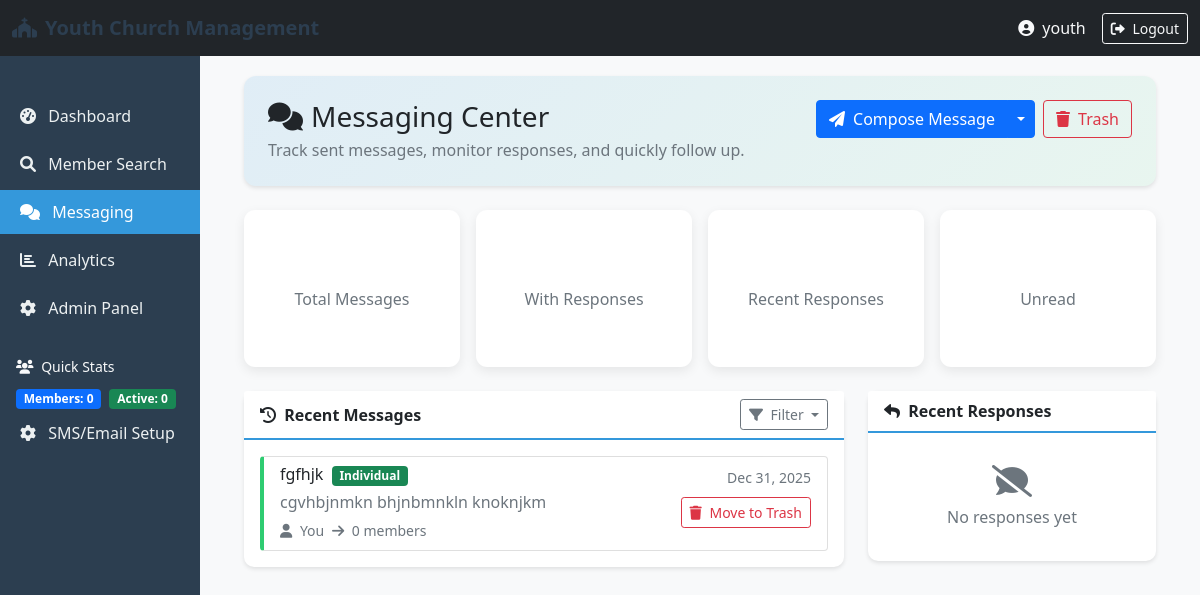
Before: /portal/messaging/ (signed in) with the older database file.
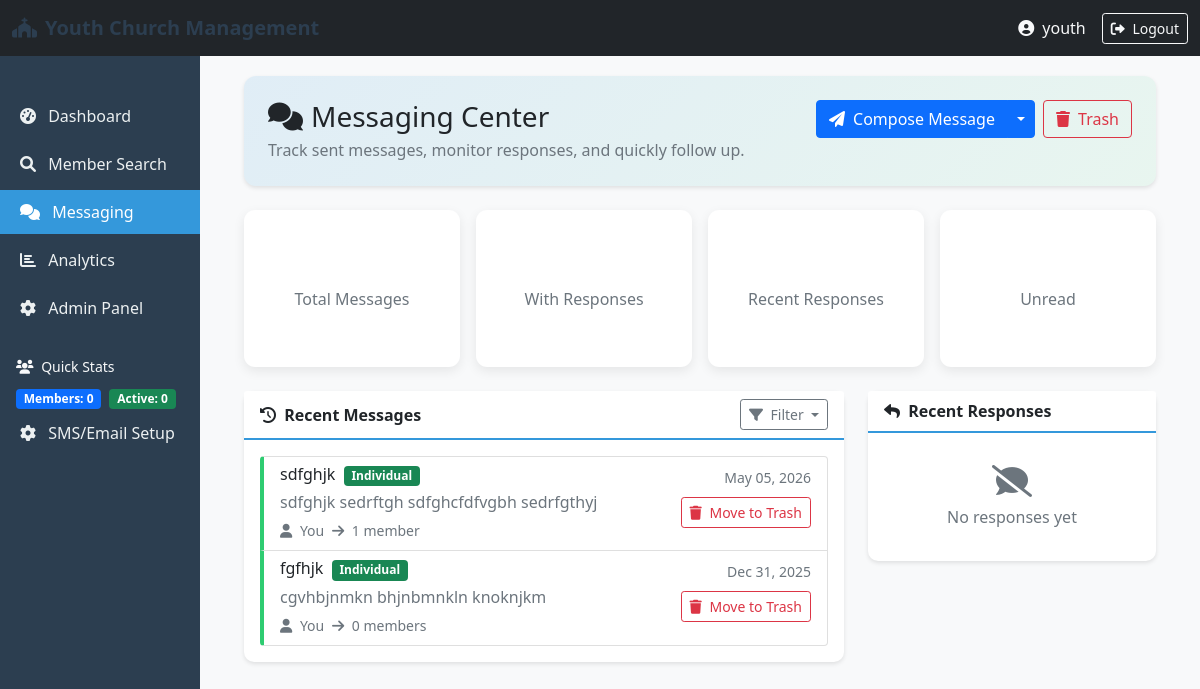
After: the same page with the newer database file.
### messaging/models.py (models this page shows, shortened)
class Message(models.Model):
    MESSAGE_TYPE_CHOICES = [
        ('broadcast', 'Broadcast to All'),
        ('group', 'Group Message'),
        ('individual', 'Individual Message'),
    ]
    id = models.UUIDField(primary_key=True, default=uuid.uuid4, editable=False)
    sender = models.ForeignKey(User, on_delete=models.CASCADE, related_name='sent_messages')
    message_type = models.CharField(max_length=20, choices=MESSAGE_TYPE_CHOICES, default='broadcast')
    subject = models.CharField(max_length=200)
    content = models.TextField()
    recipients = models.ManyToManyField(Member, related_name='received_messages', blank=True)
    is_broadcast = models.BooleanField(default=False)
    is_sent = models.BooleanField(default=False)
    is_delivered = models.BooleanField(default=False)
    created_at = models.DateTimeField(auto_now_add=True)
    scheduled_for = models.DateTimeField(null=True, blank=True)
    sent_at = models.DateTimeField(null=True, blank=True)
    sms_sent = models.BooleanField(default=False)
    whatsapp_sent = models.BooleanField(default=False)
    is_deleted = models.BooleanField(default=False)
    deleted_at = models.DateTimeField(null=True, blank=True)
    class Meta:
        ordering = ['-created_at']

### portal/views.py (the view)
# urls.py: path('messaging/', views.messaging_dashboard, name='messaging_dashboard'),
@staff_member_required
def messaging_dashboard(request):
    from messaging.models import MessageTemplate
    sent_messages = Message.objects.filter(
        sender=request.user, is_deleted=False).order_by('-created_at')
    messages_with_responses = sent_messages.filter(
        responses__is_deleted=False).distinct()
    recent_responses = MessageResponse.objects.filter(
        message__sender=request.user, is_deleted=False
    ).select_related('respondent', 'message').order_by('-created_at')[:10]
    templates = MessageTemplate.objects.filter(is_active=True).order_by('-updated_at')[:10]
    context = {
        'sent_messages': sent_messages,
        'messages_with_responses': messages_with_responses,
        'recent_responses': recent_responses,
        'templates': templates,
    }
    return render(request, 'portal/messaging_dashboard.html', context)

### templates/portal/messaging_dashboard.html (shortened to what the changed rows need)
{% extends 'base.html' %}
{% block content %}
<div class="messaging-page">
    <div class="card header-card mb-4">
        <div class="card-body p-4">
            <div class="d-flex justify-content-between flex-wrap align-items-start gap-3">
                <div>
                    <h1 class="h3 mb-1"><i class="fas fa-comments me-2"></i>Messaging Center</h1>
                </div>
            </div>
        </div>
    </div>
<div class="row g-4">
    <div class="col-12 col-xl-8">
        <div class="card">
            <div class="card-body">
                {% if sent_messages %}
                <div class="list-group">
                    {% for message in sent_messages|slice:":10" %}
                    <a href="{% url 'message_responses' message.id %}"
                       class="list-group-item list-group-item-action message-card {% if message.is_broadcast %}broadcast{% else %}individual{% endif %}">
                        <div class="d-flex w-100 justify-content-between">
                            <div class="flex-grow-1">
                                <h6 class="mb-1">
                                    {{ message.subject }}
                                    {% if message.is_broadcast %}
                                    <span class="badge bg-primary ms-1">Broadcast</span>
                                    {% else %}
                                    <span class="badge bg-success ms-1">Individual</span>
                                    {% endif %}
                                </h6>
                                <p class="mb-1 text-muted">{{ message.content|truncatechars:100 }}</p>
                                <small class="text-muted">
                                    <i class="fas fa-user me-1"></i> You
                                    <i class="fas fa-arrow-right mx-1"></i>
                                    {% if message.is_broadcast %}
                                    All Members
                                    {% else %}
                                    {{ message.recipients.count }} member{{ message.recipients.count|pluralize }}
                                    {% endif %}
                                </small>
                            </div>
                            <div class="text-end">
                                <div class="mb-2">
                                    <small class="text-muted">{{ message.created_at|date:"M d, Y" }}</small>
                                </div>
                                <div class="mt-2">
                                    <form method="post" action="{% url 'delete_message' message.id %}" onsubmit="return confirm('Move this message to trash?');">
                                        <button type="submit" class="btn btn-sm btn-outline-danger">
                                            <i class="fas fa-trash me-1"></i> Move to Trash
                                        </button>
                                    </form>
                                </div>
                            </div>
                        </div>
                    </a>
                    {% endfor %}
                </div>
                {% endif %}
            </div>
        </div>
    </div>
</div>
</div>
{% endblock %}

Changed rows visible on the page:
added Message: subject "sdfghjk", is_broadcast "Individual", content "sdfghjk sedrftgh sdfghcfdfvgbh sedrfgthyj", recipients.count "1", created_at "May 05, 2026"
